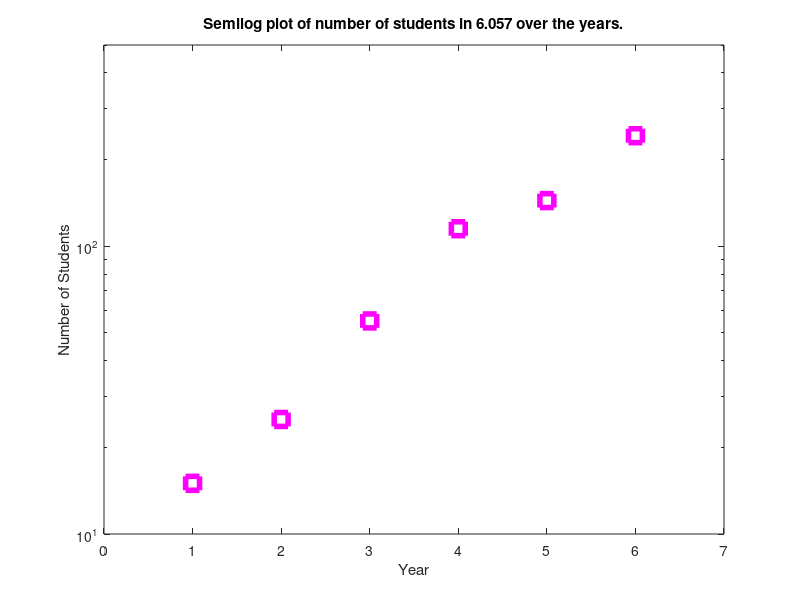

This figure's MATLAB source: (Note: this script raises an error after producing the figure.)
%% Problem 1 Semilog plot

nStudents = [15 25 55 115 144 242];
semilogy(nStudents, 'ms', ...
         'LineWidth', 4, 'MarkerSize', 10);

xlabel('Year');
ylabel('Number of Students');
title('Semilog plot of number of students in 6.057 over the years.');
xlim([0,7]);
ylim([10,500]);

%% Problem 2 Subplot

load mitMap.mat;

figure;
subplot(2,2,1);
imagesc(mit);
colormap(cMap);
axis square;
title('square');

subplot(2,2,2)
image(mit);
colormap(cMap);
axis tight;
title('tight');

subplot(2,2,3)
imagesc(mit);
colormap(cMap);
axis equal;
title('equal');

subplot(2,2,4)
im = imagesc(mit);
colormap(cMap);
axis xy;
title('xy');

% image equivalent to imagesc
% [ min, max ] = bounds(mit,'all');
% if length(cMap) == ( double(max) - double(min) + 1 )
%     assert( isequal(imagesc(mit), image(mit) ) );
% end

%% Problem 3 Bar graph

v = rand(1,5);
figure;
bar(v, 'r');
title('Bar graph of 5 random values');

%% Problem 4 Interpolation and surface plots

randomSurface;

%% Problem 5 test Fun with find

disp( [newline, 'Testing Problem 5. Fun with find'] );
x = magic(4)
disp('findNearest(x, 8.5)');
ind = findNearest(x, 8.5);
x(ind)

disp('findNearest(x, 1)');
ind = findNearest(x, 1);
x(ind)

disp('findNearest(x, 100)');
ind = findNearest(x, 100);
x(ind)

%% Problem 6 test Loops and flow control

disp( [newline, 'Testing Problem 6 Loops and flow control'] );
loopTest(13);

%% Problem 7 test Smoothing Filter

disp( [newline, 'Testing Problem 7 Smoothing Filter'] );
load noisyData.mat

% displays errors and warnings if used incorrectly
disp('rectFilt( x, -1 )');
rectFilt( x, -1 );

disp('rectFilt( x, 2 )');
rectFilt( x, 2 );

disp('rectFilt( x, 3.5 )');
rectFilt( x, 3.5 );

% plot smoothed data
disp( [newline, 'Plotting original and smoothed data using rectFilt(x,11)...']);
figure;

plot( x, 'b.', 'DisplayName', 'Original Data' );
hold on;
plot( rectFilt( x, 11 ), 'r-', 'DisplayName', 'Smoothed' ); % smooth with window 11
hold off;

legend;
xlabel('Index');
ylabel('Data Value');
title('Smoothing Illustration');

%% Optional Problem 8 Plot a circle 

figure;
concentric;

figure;
olympic;

%% Optional Problem 9 Logical indexing and piecewise plots.

figure;
transistor;

%% Optional Problem 9 Functions

testBall;

%% Problem 10 Smoothing nonuniformly sampled data
disp( [newline, 'Testing Problem 10 Smoothing nonuniformly sampled data'] );

load optionalData.mat
smoothed = rectFilt( x, 2.0 );

figure;
plot( x(:,1), x(:,2), 'b.', 'DisplayName', 'Original Data' );
hold on;
plot( smoothed(:,1), smoothed(:,2), 'r-', 'DisplayName', 'Smoothed' );
hold off;

legend('Location', 'northwest');
xlabel('X Value');
ylabel('Y Value');
title('Smoothing Illustration, nonuniform spacing');

%% Optional Problem 11 Buy and sell a stock
disp( [newline, 'Testing Problem 11 Buy and sell a stock'] );

load googlePrices.mat
tradeStock(100000, price, lows, peaks, 1);
